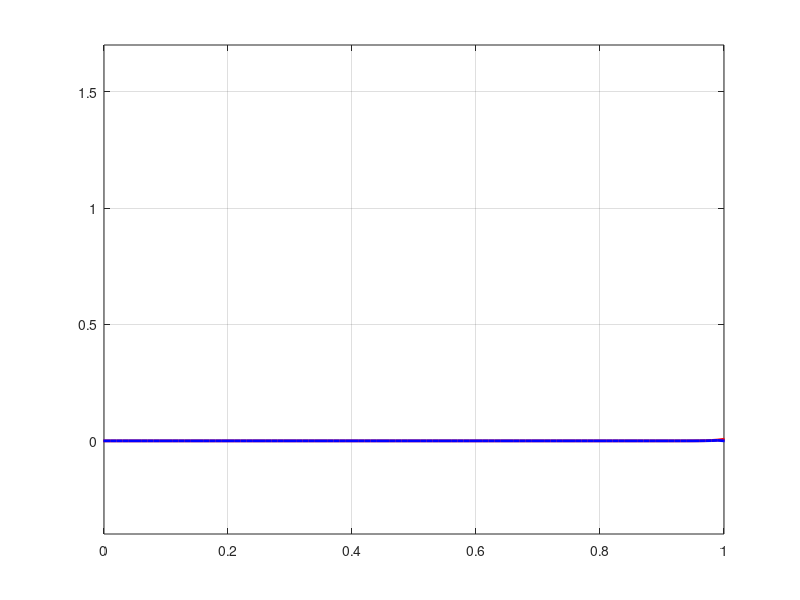

Write MATLAB code to recreate this figure.
clear all; close all;
xmin = 0; xmax = 1; N = 100; dt = 0.0085; t = 0; tmax = 0.75;
v = 1.2; dx = (xmax-xmin)/N; x = xmin - dx:dx:xmax + dx;
u0 = exp(-200*(x-0.25).^2); u = u0; unp1 = u0;
npasos = ceil(tmax/dt);
for n=1:npasos
  u(1)= u(2);
  u(N+2) = u(N+1);
  for i = 2:N+1
    unp1(i) = u(i) - (v*dt/dx)*(u(i)-u(i-1));
  end
  t = t + dt;
  u = unp1;
  exacta = exp(-200*(x-0.25 - v*t).^2);
  plot(x,exacta,'r-','linewidth',2); grid on; hold on;
  plot(x,u,'b-','linewidth',2); grid on; hold off;
  axis([xmin xmax -0.4 1.7]); pause(dt);
end
